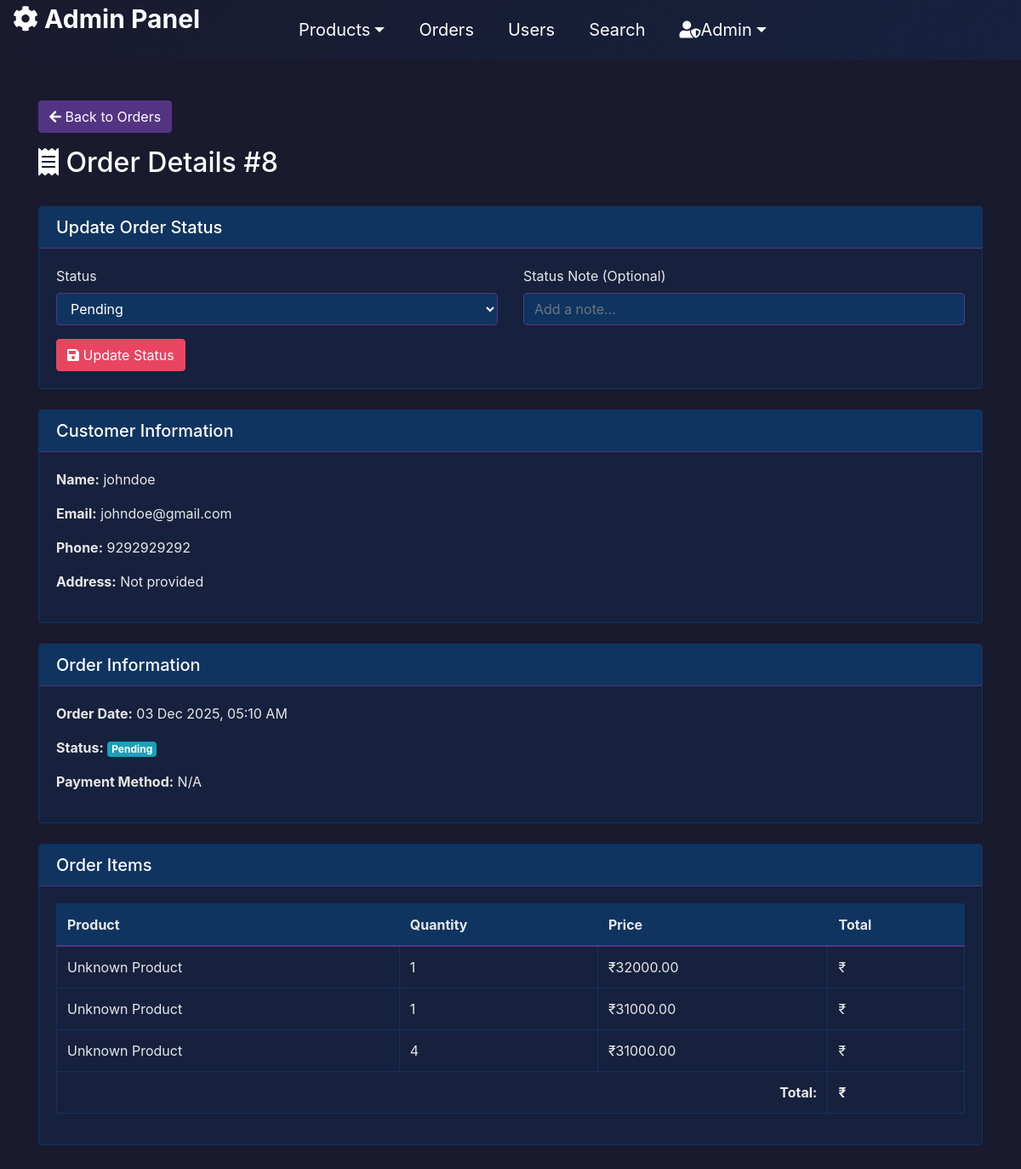
/order-detail/8/, run on the app's committed database.
### app/models.py (models this page shows, shortened)
class OrderDetails(models.Model):
    STATUS_CHOICES = [
        ('pending', 'Pending'),
        ('confirmed', 'Confirmed'),
        ('processing', 'Processing'),
        ('shipped', 'Shipped'),
        ('delivered', 'Delivered'),
        ('cancelled', 'Cancelled'),
    ]
    orderid = models.AutoField(primary_key=True)
    productid = models.CharField(max_length=50)
    user = models.ForeignKey(UserDetails, on_delete=models.CASCADE, null=True, blank=True, related_name='orders', db_column='userid_id')
    username = models.CharField(max_length=100)
    useraddress = models.TextField()
    phnno = models.CharField(max_length=15)
    pincode = models.CharField(max_length=10)
    status = models.CharField(max_length=20, choices=STATUS_CHOICES, default='pending')
    status_note = models.TextField(blank=True, null=True)
    status_updated_at = models.DateTimeField(auto_now=True)
    created_at = models.DateTimeField(default=timezone.now)

class UserDetails(models.Model):
    userid = models.AutoField(primary_key=True)
    name = models.CharField(max_length=100)
    email = models.EmailField(unique=True)
    password = models.CharField(max_length=128)
    address = models.TextField(blank=True, null=True, default='')
    dob = models.DateField(blank=True, null=True, default='2000-01-01')
    pincode = models.CharField(max_length=10, blank=True, null=True)
    phoneno = models.CharField(max_length=15, blank=True, null=True)

class MyOrders(models.Model):
    order = models.ForeignKey(OrderDetails, on_delete=models.CASCADE, related_name='order_items')
    content_type = models.ForeignKey(ContentType, on_delete=models.CASCADE, null=True, blank=True)
    object_id = models.PositiveIntegerField(null=True, blank=True)
    product = GenericForeignKey('content_type', 'object_id')
    user_name = models.CharField(max_length=100)
    user_address = models.TextField()
    phno = models.CharField(max_length=15)
    pincode = models.CharField(max_length=10)
    quantity = models.PositiveIntegerField(default=1)
    size = models.CharField(max_length=10, default='Unknown')
    price = models.DecimalField(max_digits=10, decimal_places=2, default=0.00)

### app/views.py (the view, shortened to what this page needs)
# urls.py: path('order-detail/<int:order_id>/', views.orderdetails, name='admin_order_detail'),
def orderdetails(request, order_id):
    order = get_object_or_404(OrderDetails, pk=order_id)
    customer = order.user
    items = MyOrders.objects.filter(order=order)
    context = {
        'order': order,
        'customer': customer,
        'items': items,
    }
    return render(request, 'admin/order_detail.html', context)

### template/admin/order_detail.html (shortened to what this page needs)
{% load static %}
<!DOCTYPE html>
<html lang="en">
<head>
    <link rel="stylesheet" href="https://stackpath.bootstrapcdn.com/bootstrap/4.5.2/css/bootstrap.min.css">
    <link rel="stylesheet" href="https://cdnjs.cloudflare.com/ajax/libs/font-awesome/5.15.4/css/all.min.css">
</head>
<body>
{% include 'admin/header.html' %}
<section class="py-5">
    <div class="container">
        <div class="row mb-4">
            <div class="col-md-12">
                <a href="{% url 'admin_manage_orders' %}" class="btn btn-secondary mb-3">
                    <i class="fas fa-arrow-left"></i> Back to Orders
                </a>
                <h2><i class="fas fa-receipt"></i> Order Details #{{ order.pk }}</h2>
            </div>
        </div>
        <div class="card mb-4">
            <div class="card-header">
                <h5 class="mb-0">Update Order Status</h5>
            </div>
            <div class="card-body">
                <form method="POST">
                    <div class="row">
                        <div class="col-md-6">
                            <div class="form-group">
                                <label for="status">Status</label>
                                <select name="status" id="status" class="form-control">
                                    <option value="pending" {% if order.status == 'pending' %}selected{% endif %}>Pending</option>
                                </select>
                            </div>
                        </div>
                        <div class="col-md-6">
                            <div class="form-group">
                                <label for="note">Status Note (Optional)</label>
                                <input type="text" name="note" id="note" class="form-control" placeholder="Add a note...">
                            </div>
                        </div>
                    </div>
                    <button type="submit" class="btn btn-primary">
                        <i class="fas fa-save"></i> Update Status
                    </button>
                </form>
            </div>
        </div>
        <div class="card mb-4">
            <div class="card-header">
                <h5 class="mb-0">Customer Information</h5>
            </div>
            <div class="card-body">
                <p><strong>Name:</strong> {{ order.username }}</p>
                <p><strong>Email:</strong> {{ order.user.email|default:"N/A" }}</p>
                <p><strong>Phone:</strong> {{ order.phnno }}</p>
                <p><strong>Address:</strong> {{ order.address|default:"Not provided" }}</p>
            </div>
        </div>
        <div class="card mb-4">
            <div class="card-header">
                <h5 class="mb-0">Order Information</h5>
            </div>
            <div class="card-body">
                <p><strong>Order Date:</strong> {{ order.created_at|date:"d M Y, h:i A" }}</p>
                <p><strong>Status:</strong> <span class="badge badge-info">{{ order.status|title }}</span></p>
                <p><strong>Payment Method:</strong> {{ order.payment_method|default:"N/A" }}</p>
            </div>
        </div>
        <div class="card">
            <div class="card-header">
                <h5 class="mb-0">Order Items</h5>
            </div>
            <div class="card-body">
                <div class="table-responsive">
                    <table class="table table-bordered">
                        <thead>
                            <tr>
                                <th>Product</th>
                                <th>Quantity</th>
                                <th>Price</th>
                                <th>Total</th>
                            </tr>
                        </thead>
                        <tbody>
                            {% for item in items %}
                            <tr>
                                <td>{{ item.product_name|default:"Unknown Product" }}</td>
                                <td>{{ item.quantity }}</td>
                                <td>₹{{ item.price }}</td>
                                <td>₹{{ item.total }}</td>
                            </tr>
                            {% empty %}
                            <tr>
                                <td colspan="4" class="text-center">No items found</td>
                            </tr>
                            {% endfor %}
                        </tbody>
                        <tfoot>
                            <tr>
                                <th colspan="3" class="text-right">Total:</th>
                                <th>₹{{ order.total_amount }}</th>
                            </tr>
                        </tfoot>
                    </table>
                </div>
            </div>
        </div>
    </div>
</section>
</body>
</html>

### template/admin/order_detail.html (style rules this page uses)
body { background-color: #1a1a2e; color: #fff; min-height: 100vh; }
.card { background-color: #16213e; border: 1px solid #0f3460; margin-bottom: 20px; }
.card-header { background-color: #0f3460; border-bottom: 1px solid #533483; color: #fff; }
.card-body { color: #e8e8e8; }
.btn-secondary { background-color: #533483; border-color: #533483; }
.btn-primary { background-color: #e94560; border-color: #e94560; }
.table { color: #e8e8e8; }
.table thead th { border-bottom: 2px solid #533483; background-color: #0f3460; }
.table td, .table th { border-color: #0f3460; }
.badge-info { background-color: #17a2b8; }
h2, h5 { color: #fff; }
.form-control { background-color: #0f3460; border-color: #533483; color: #fff; }

### data on the page
OrderDetails: pk "8", status "Pending", username "johndoe", user.email "johndoe@gmail.com", phnno "9292929292", created_at "03 Dec 2025, 05:10 AM"
MyOrders: product_name "Unknown Product", quantity "1", price "32000.00"
MyOrders: product_name "Unknown Product", quantity "1", price "31000.00"
MyOrders: product_name "Unknown Product", quantity "4", price "31000.00"

### other printed values
{{ order.address|default:"Not provided" }} "Not provided"
{{ order.payment_method|default:"N/A" }} "N/A"
